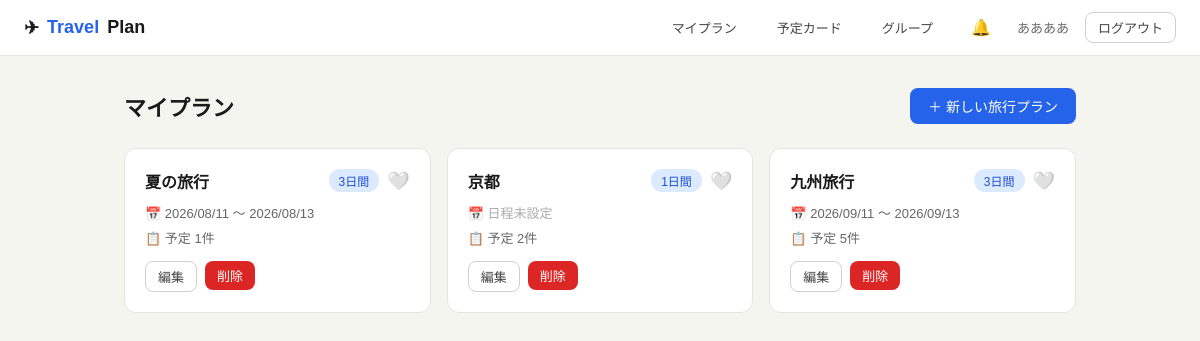
The app's page / (signed in), older data.
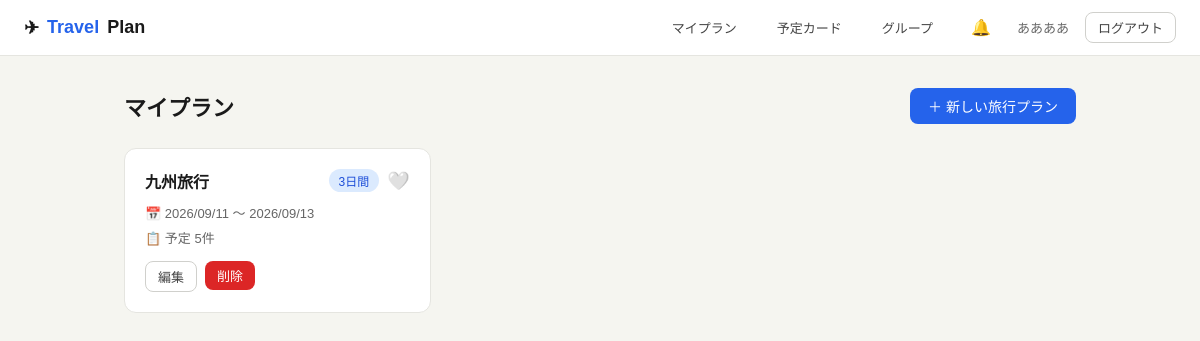
The same page, newer data.
### travel/models.py (models this page shows, shortened)
class TravelPlan(models.Model):
    user = models.ForeignKey(User, on_delete=models.CASCADE, related_name='plans')
    name = models.CharField(max_length=200)
    start_date = models.DateField(null=True, blank=True)
    end_date = models.DateField(null=True, blank=True)
    share_token = models.UUIDField(default=uuid.uuid4, editable=False, unique=True)
    group = models.ForeignKey(Group, on_delete=models.SET_NULL, null=True, blank=True, related_name='plans')
    participant_count = models.PositiveIntegerField(default=1)
    warikan_enabled = models.BooleanField(default=False)
    created_at = models.DateTimeField(auto_now_add=True)
    updated_at = models.DateTimeField(auto_now=True)
    class Meta:
        ordering = ['-created_at']
    @property
    def day_count(self):
        if self.start_date and self.end_date:
            return (self.end_date - self.start_date).days + 1
        return 1
    @property
    def total_cards(self):
        return self.schedule_items.count()
    def is_liked_by(self, user):
        return self.likes.filter(user=user).exists()

### travel/views.py (the view)
# urls.py: path('', views.top_view, name='top'),
@login_required
def top_view(request):
    plans = list(TravelPlan.objects.filter(
        Q(user=request.user) | Q(group__owner=request.user) | Q(group__members=request.user)
    ).distinct())
    for plan in plans:
        plan.my_like = plan.is_liked_by(request.user)
        plan.like_count = plan.likes.count()
    return render(request, 'travel/top.html', {'plans': plans})

### travel/context_processors.py (called while the page is built)
def notifications(request):
    if not request.user.is_authenticated:
        return {}
    reject_count = CardResponse.objects.filter(
        status='rejected', is_read=False, item__plan__user=request.user,
    ).exclude(comment='').count()
    like_count = PlanLike.objects.filter(
        plan__user=request.user, is_read=False,
    ).exclude(user=request.user).count()
    return {'unread_notification_count': reject_count + like_count}

### travel/templates/travel/top.html (shortened to what this page needs)
{% extends 'travel/base.html' %}
{% block content %}
<div class="container">
  <div style="display:flex;align-items:center;justify-content:space-between;margin-bottom:24px">
    <h1 style="font-size:22px;font-weight:600">マイプラン</h1>
    <a href="/plan/new/" class="btn btn-primary">＋ 新しい旅行プラン</a>
  </div>
  {% if plans %}
  <div style="display:grid;grid-template-columns:repeat(auto-fill,minmax(260px,1fr));gap:16px">
    {% for plan in plans %}
    <div class="card" style="padding:20px;transition:border-color .15s;cursor:pointer" onclick="location.href='/plan/{{ plan.pk }}/edit/'">
      <div style="display:flex;align-items:flex-start;justify-content:space-between;margin-bottom:10px;gap:8px">
        <div style="font-size:16px;font-weight:600">{{ plan.name }}</div>
        <div style="display:flex;align-items:center;gap:8px;flex-shrink:0">
          <span class="badge" style="background:#dbeafe;color:#1d4ed8;white-space:nowrap">{{ plan.day_count }}日間</span>
          <form method="post" action="/plan/{{ plan.pk }}/like/" onclick="event.stopPropagation()" style="margin:0;display:flex;align-items:center;gap:2px">
            <button type="submit" title="{% if plan.my_like %}いいねを取り消す{% else %}いいね{% endif %}" style="background:none;border:none;cursor:pointer;font-size:18px;line-height:1;padding:0">{% if plan.my_like %}❤️{% else %}🤍{% endif %}</button>
          </form>
        </div>
      </div>
      {% if plan.start_date %}
      <div style="font-size:13px;color:#666;margin-bottom:6px">📅 {{ plan.start_date|date:"Y/m/d" }} 〜 {{ plan.end_date|date:"Y/m/d" }}</div>
      {% else %}
      <div style="font-size:13px;color:#aaa;margin-bottom:6px">📅 日程未設定</div>
      {% endif %}
      <div style="font-size:13px;color:#666;margin-bottom:14px">📋 予定 {{ plan.total_cards }}件</div>
      <div style="display:flex;gap:8px">
        <a href="/plan/{{ plan.pk }}/edit/" class="btn btn-secondary btn-sm" onclick="event.stopPropagation()">編集</a>
        {% if plan.user == user %}
        <form method="post" action="/plan/{{ plan.pk }}/delete/" onclick="event.stopPropagation()" style="margin:0">
          <button type="submit" class="btn btn-danger btn-sm" onclick="return confirm('このプランを削除しますか？')">削除</button>
        </form>
        {% endif %}
      </div>
    </div>
    {% endfor %}
  </div>
  {% endif %}
</div>
{% endblock %}

### travel/templates/travel/base.html (shortened to what this page needs)
<!DOCTYPE html>
<html lang="ja">
<head>
</head>
<body>
{% if user.is_authenticated %}
<nav class="nav">
  <div class="nav-logo">✈ <span>Travel</span>Plan</div>
  <a class="nav-link" href="/">マイプラン</a>
  <a class="nav-link" href="/cards/">予定カード</a>
  <a class="nav-link" href="/groups/">グループ</a>
  <a class="nav-notif" href="/notifications/" title="通知">🔔{% if unread_notification_count %}<span class="nav-notif-badge">{{ unread_notification_count }}</span>{% endif %}</a>
  <span class="nav-user">{{ user.username }}</span>
  <form method="post" action="/logout/" style="margin:0"><input type="hidden" name="csrfmiddlewaretoken" value="{{ csrf_token }}">
    <button type="submit" class="btn btn-secondary btn-sm">ログアウト</button>
  </form>
</nav>
{% endif %}
{% block content %}{% endblock %}
</body>
</html>

### travel/templates/travel/base.html (style rules this page uses)
* { box-sizing:border-box;margin:0;padding:0 }
body { font-family:'Hiragino Sans','Meiryo',sans-serif;background:#f5f5f0;color:#1a1a1a;min-height:100vh }
a { color:#2563eb;text-decoration:none }
.nav { background:#fff;border-bottom:1px solid #e5e5e0;padding:0 24px;height:56px;display:flex;align-items:center;gap:16px;position:sticky;top:0;z-index:100 }
.nav-logo { font-size:18px;font-weight:600;color:#1a1a1a;display:flex;align-items:center;gap:8px }
.nav-logo span { color:#2563eb }
.nav-user { font-size:13px;color:#666 }
.nav a.nav-link { font-size:13px;color:#444;padding:6px 12px;border-radius:6px }
.btn { display:inline-flex;align-items:center;gap:6px;padding:8px 18px;border-radius:8px;font-size:14px;font-weight:500;cursor:pointer;border:none;transition:all .15s }
.btn-primary { background:#2563eb;color:#fff }
.btn-secondary { background:#fff;color:#444;border:1px solid #d0d0cc }
.btn-danger { background:#dc2626;color:#fff }
.btn-sm { padding:5px 12px;font-size:13px }
.container { max-width:1000px;margin:0 auto;padding:32px 24px }
.card { background:#fff;border:1px solid #e5e5e0;border-radius:12px;padding:24px }
.badge { display:inline-block;padding:3px 10px;border-radius:20px;font-size:12px;font-weight:500 }
.nav-notif { position:relative;font-size:16px;padding:6px 10px;border-radius:6px }

Row changes from the older to the newer data that the page shows:
removed TravelPlan: name "夏の旅行", day_count "3", start_date "2026/08/11", end_date "2026/08/13", total_cards "1"
removed TravelPlan: name "京都", day_count "1", shows "📅 日程未設定", total_cards "2"
